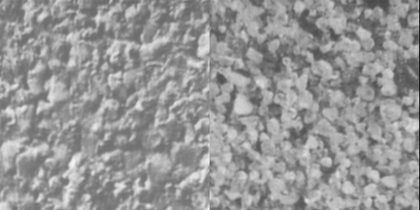
%> input picture Project/CSE585-P4/d4d29.gif, 420 x 210 px, shrunk from 513 x 256 before the run
$ octave d4d29.m   (GNU Octave 9; MATLAB toolbox functions it lacks are replaced by stand-ins)
%> lines starting %> are read from the running program, lines starting %| are printed output that depends on the picture; in (x1, y1, x2, y2) boxes, pixels count from 0 and x2, y2 are one past the last pixel; in counts of white or black regions, pixels touching at a corner belong together; the program's own positions count from 1
%% Load image
clc, clear, close all
im = imread('d4d29.gif');
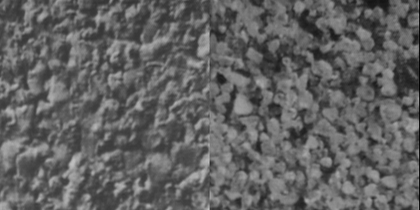
%> im: size 210x420 uint8; min 0, max 192, mean 97.9
% convert to binary
im_bin = imbinarize(im);
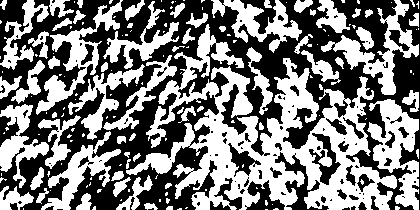
%> im_bin: size 210x420 logical; 48.6% white; 164 white regions (101 under 20 px), largest, box (x1, y1, x2, y2) and area: (126, 24, 397, 210) 17800, (367, 99, 419, 210) 2676, (321, 0, 419, 95) 2297
figure
imshow(im_bin), title('Original Texture')
pause(0.1)

%% Parameters

F = 0.6038;
theta = -50.5;
sigma_1 = 8;
sigma_2 = 9;
smooth_sigma = 40;

[row, col] = size(im_bin);
%> row = 210; col = 420
i_1 = zeros(row, col);
i_2 = zeros(row, col);
m = zeros(row, col);
%% Gabor filter, L18-4
% Step 1
%> (the run ends here)
